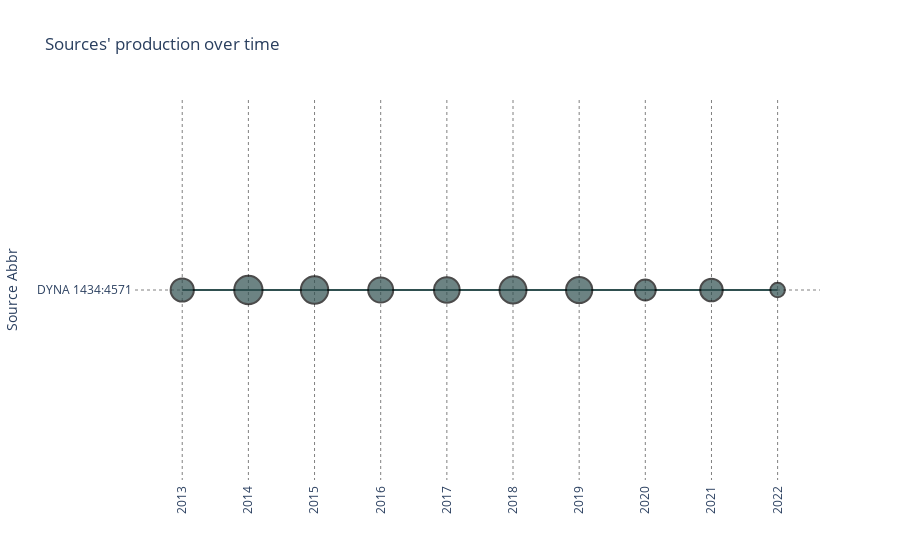

This figure's notebook cell:
### Markdown cell above
Producción de revistas a lo largo del tiempo
---

### Code cell
from techminer2 import bibliometrix

bibliometrix.sources.sources_production_over_time(
   directory="../../data/",
    topics_length=20,
    #plot="cleveland",
    database="documents",
).plot_.update_layout(
    height=600,
)

### Figure 1 — Plotly figure (JSON) as saved in the notebook; plotly's stock layout.template omitted (floating-point values rounded to 4 significant figures)
{"data": [{"customdata": [[193, 323, 901, 77, 9, 100.1, 8.556], [181, 504, 734, 27, 8, 91.75, 3.375], [151, 655, 608, 12, 7, 86.86, 1.714], [130, 130, 564, 42, 10, 56.4, 4.2], [159, 814, 554, 7, 6, 92.33, 1.167], [175, 989, 518, 5, 5, 103.6, 1], [166, 1155, 423, 2, 4, 105.8, 0.5], [105, 1260, 180, 0, 3, 60, 0], [123, 1383, 86, 0, 2, 43, 0], [51, 1434, 3, 0, 1, 3, 0]], "hovertemplate": "Source Abbr=%{y}<br>Year=%{x}<br>OCC=%{customdata[0]}<br>cum_OCC=%{customdata[1]}<br>Global Citations=%{customdata[2]}<br>Local Citations=%{customdata[3]}<br>Age=%{customdata[4]}<br>Global Citations Per Year=%{customdata[5]}<br>Local Citations Per Year=%{customdata[6]}<extra></extra>", "legendgroup": "DYNA 1434:4571", "marker": {"color": "darkslategray", "line": {"color": "black", "width": 2}, "size": [193, 181, 151, 130, 159, 175, 166, 105, 123, 51], "sizemode": "area", "sizeref": 0.4825, "symbol": "circle"}, "mode": "lines+markers", "name": "DYNA 1434:4571", "orientation": "h", "showlegend": true, "type": "scatter", "x": [2014, 2015, 2016, 2013, 2017, 2018, 2019, 2020, 2021, 2022], "xaxis": "x", "y": ["DYNA 1434:4571", "DYNA 1434:4571", "DYNA 1434:4571", "DYNA 1434:4571", "DYNA 1434:4571", "DYNA 1434:4571", "DYNA 1434:4571", "DYNA 1434:4571", "DYNA 1434:4571", "DYNA 1434:4571"], "yaxis": "y"}], "layout": {"autosize": true, "legend": {"itemsizing": "constant", "title": {"text": "Source Abbr"}, "tracegroupgap": 0}, "paper_bgcolor": "white", "plot_bgcolor": "white", "showlegend": false, "title": {"text": "Sources' production over time"}, "xaxis": {"anchor": "y", "autorange": true, "domain": [0, 1], "dtick": 1, "gridcolor": "gray", "griddash": "dot", "linecolor": "white", "linewidth": 1, "range": [2012.0, 2023.0], "tickangle": -90, "title": {}, "type": "linear"}, "yaxis": {"anchor": "x", "autorange": true, "categoryarray": ["DYNA 1434:4571"], "categoryorder": "array", "domain": [0, 1], "gridcolor": "gray", "griddash": "dot", "linecolor": "white", "linewidth": 1, "range": [-1, 1], "title": {"text": "Source Abbr"}, "type": "category"}}}
